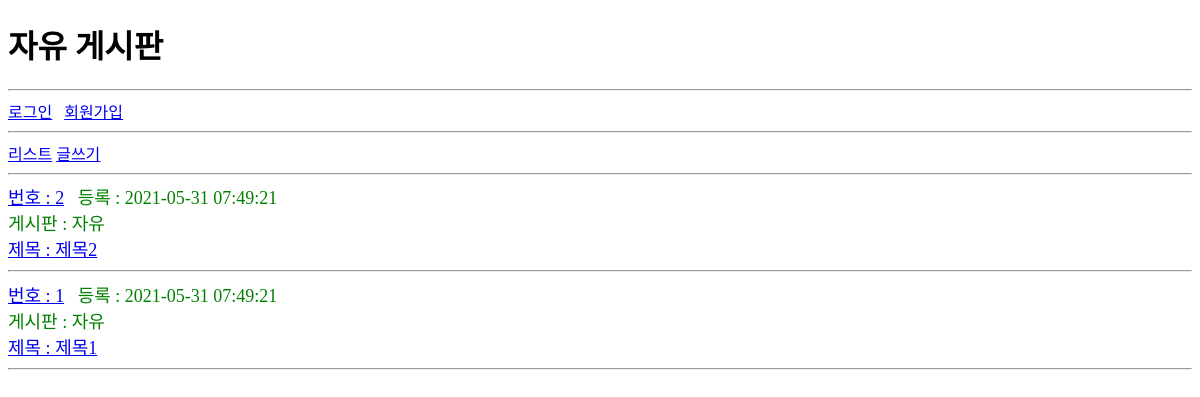
The page /usr/article/filteredArticlesByBoard.php?boardId=2 on the database its author committed.
### tables this page shows
CREATE TABLE board(
  id INT(10) UNSIGNED NOT NULL PRIMARY KEY AUTO_INCREMENT,
  regDate DATETIME NOT NULL,
  updateDate DATETIME NOT NULL,
  `name` VARCHAR(20) NOT NULL,
  `code` VARCHAR(20) NOT NULL
);

CREATE TABLE article(
  id INT(10) UNSIGNED NOT NULL PRIMARY KEY AUTO_INCREMENT,
  memberId INT(10) UNSIGNED NOT NULL,
  boardId INT(10) UNSIGNED NOT NULL,
  regDate DATETIME NOT NULL,
  updateDate DATETIME NOT NULL,
  title VARCHAR(20) NOT NULL,
  `body` TEXT NOT NULL
);

### usr/article/filteredArticlesByBoard.php (the view, shortened to what this page needs)
<?php
require_once $_SERVER['DOCUMENT_ROOT'] . '/webInit.php';
$boardId = intval($_GET['boardId']);
$sql = "
SELECT *
FROM article AS A
WHERE A.boardId = '$boardId'
ORDER BY A.id DESC
";
$rs = mysqli_query($dbConn, $sql);
$articles = [];
while($article = mysqli_fetch_assoc($rs)){
  $articles[] = $article;
}
$sqlBoard = "
SELECT *
FROM board AS B
WHERE B.id = '$boardId'
";
$rsBoard = mysqli_query($dbConn, $sqlBoard);
$board = mysqli_fetch_assoc($rsBoard);
?>
<?php
$pageTitle = "${board['name']} 게시판";
?>
<?php require_once __DIR__ . "/../head.php"; ?>
  <span><a href="list.php">리스트</a></span>
  <span><a href="write.php">글쓰기</a></span>
  <hr>
  <?php foreach($articles as $article) {?>
    <div>
      <a href="detail.php?id=<?=$article['id']?>">번호 : <?=$article['id']?></a>&ensp;
      등록 : <?=$article['regDate']?><br>
      게시판 : <?=$board['name']?><br>
      <a href="detail.php?id=<?=$article['id']?>">제목 : <?=$article['title']?></a>
      <hr>
    </div>
  <?php }?>
  <?php require_once __DIR__ . "/../foot.php"; ?>

### usr/head.php (shortened to what this page needs)
<!DOCTYPE html>
<html lang="en">
<head>
  <link rel="stylesheet" href="/common.css">
</head>
<body>
  <h1><?=$pageTitle?></h1>
  <hr>
  <?php if( !isset($_SESSION['loginedMemberId']) ){ ?>
    <a href="../member/login.php">로그인</a>&ensp;
    <a href="../member/join.php">회원가입</a>
    <hr>
  <?php }?>

### common.css (style rules this page uses)
div { font-size: 18px; color: green ; }

### rows shown on the page
board: name "자유 게시판"
article: id "2", regDate "2021-05-31 07:49:21", boardId.name "자유", title "제목2"
article: id "1", regDate "2021-05-31 07:49:21", boardId.name "자유", title "제목1"
